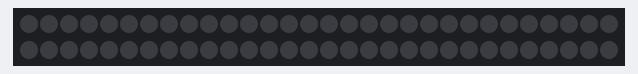
Recording of a sketch running on a simulated Arduino Uno, built with avr-gcc and run on an emulated ATmega328P. Parts: 60 RGB LEDs in strip order, left to right, continuing on the next row.

Above: at 0.1 s.
At 0.7 s:
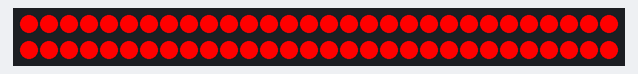

The sketch:

IGVC_Murphy_LEDStrip_Blink.ino
```cpp
#include <FastLED.h>

#define LED_PIN     3
#define NUM_LEDS    60

CRGB leds[NUM_LEDS];

void setup() {

  FastLED.addLeds<WS2812, LED_PIN, GRB>(leds, NUM_LEDS);

}

void loop() {

  for (int i = 0; i <= 59; i++) {
    leds[i] = CRGB ( 255, 0, 0);
    delay(10);
  }
      FastLED.show();

  for (int i = 59; i >= 0; i--) {
    leds[i] = CRGB ( 0, 0, 0);
    delay(10);
  }
      FastLED.show();

}
```

Measured:
- what the display in image 1 shows lasts 0.6 s, from 0.6 s to 1.2 s
